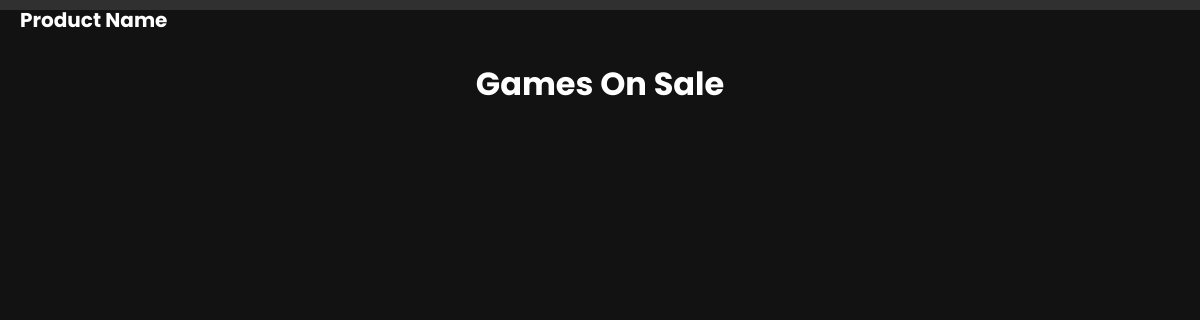
Page /store.php on the earlier database version.
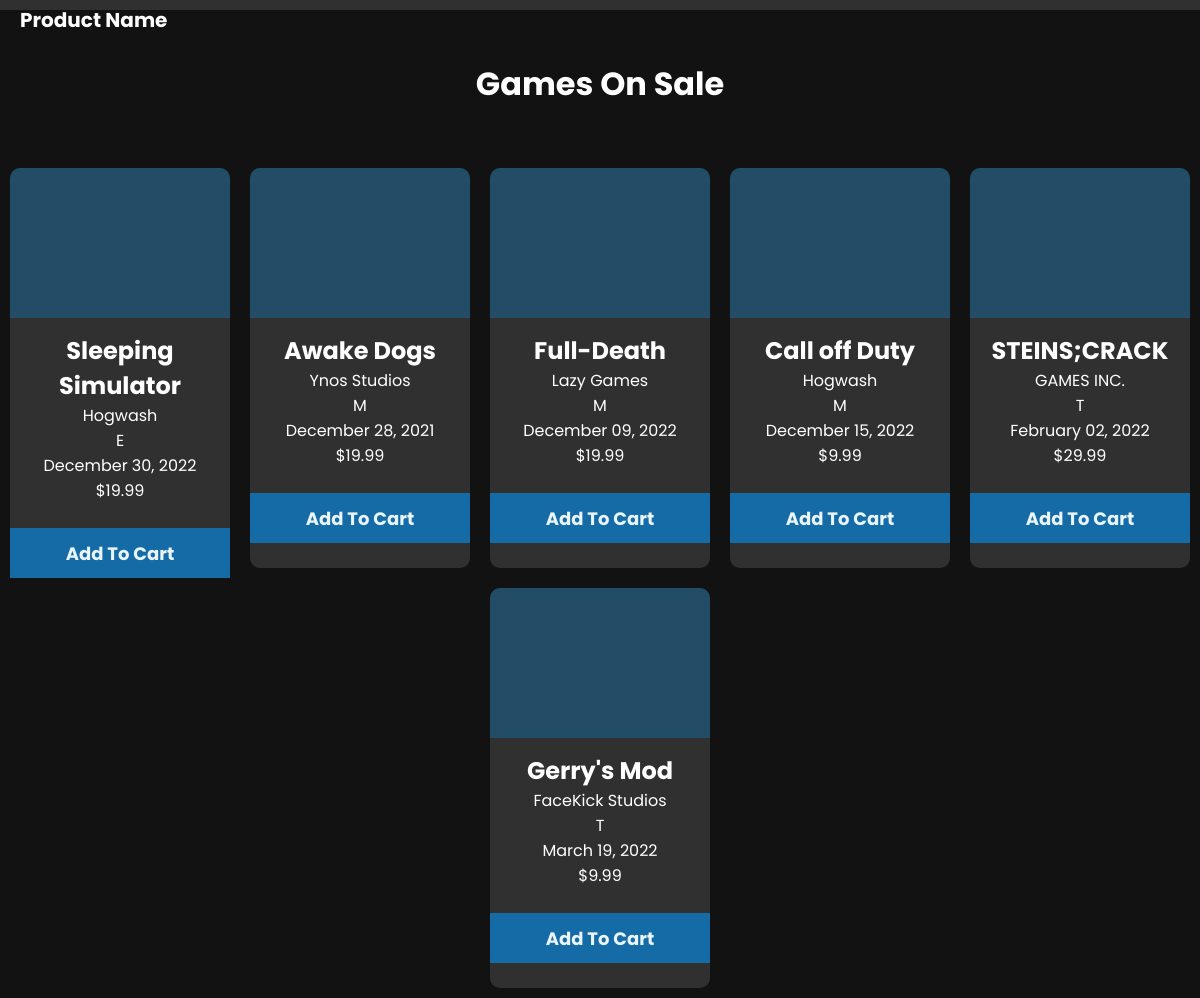
Same page on the later database version.
### tables this page shows
CREATE TABLE `game` (
  `GameID` int NOT NULL AUTO_INCREMENT,
  `Title` varchar(64) NOT NULL,
  `AgeRating` char(1) NOT NULL,
  `ReleaseDate` date NOT NULL,
  `Price` decimal(5,2) NOT NULL,
  `Dname` varchar(64) NOT NULL,
  `Greenlit` tinyint(1) DEFAULT '0',
  PRIMARY KEY (`GameID`),
  UNIQUE KEY `Title` (`Title`),
  KEY `GAMEDEV_FK` (`Dname`),
  CONSTRAINT `GAMEDEV_FK` FOREIGN KEY (`Dname`) REFERENCES `developer` (`Dname`),
  CONSTRAINT `RATING_CHECK` CHECK (((`AgeRating` like _utf8mb4'E') or (`AgeRating` like _utf8mb4'T') or (`AgeRating` like _utf8mb4'M')))
);

### classes/DBHandler.php (called while the page is built)
<?php
class DBHandler
{
    public function connect()
    {
        try {
            $username = "root";
            $password = "root";
            $dbh = new PDO('mysql:host=localhost;dbname=gameplatform', $username, $password);
            return $dbh;
        } catch (PDOException $e) {
            print "Error!: " . $e->getMessage() . "<br/>";
            die();
        }
    }
}

### store.php (the view, shortened to what this page needs)
<?php
include "classes/DBHandler.php";
$con = new DBHandler();
$stmt = $con->connect()->prepare("SELECT * FROM GAME WHERE Greenlit = 1;");
$stmt->execute(array());
$all_games = $stmt->fetchAll();
function displayDate($date)
{
    $year = substr($date, 0, 4);
    $month_num = substr($date, 5, 2);
    $day = substr($date, 8, 2);
    $month = "January";
    if ($month_num == "02") {
        $month = "February";
    } else if ($month_num == "03") {
        $month = "March";
    } else if ($month_num == "04") {
        $month = "April";
    } else if ($month_num == "03") {
        $month = "May";
    } else if ($month_num == "03") {
        $month = "June";
    } else if ($month_num == "03") {
        $month = "July";
    } else if ($month_num == "03") {
        $month = "August";
    } else if ($month_num == "03") {
        $month = "September";
    } else if ($month_num == "03") {
        $month = "November";
    } else {
        $month = "December";
    }
    return $month . " " . $day . ", " . $year;
}
?>
<!DOCTYPE html>
<html lang="en">
<head>
    <link rel="stylesheet" href="styles/main.css">
    <link rel="stylesheet" href="styles/nav.css">
    <link rel="stylesheet" href="styles/list_preview.css">
</head>
<body>
    <div class="navbar">
        <nav>
        </nav>
        <h1>Product Name</h1>
    </div>
    <h1 id="heading">Games On Sale</h1>
    <section class="container">
        <?php
        for ($i = 0; $i < count($all_games); $i++) {
            $title = $all_games[$i]["Title"];
            $age_rating = $all_games[$i]["AgeRating"];
            $release_date = $all_games[$i]["ReleaseDate"];
            $price = $all_games[$i]["Price"];
            $dev_name = $all_games[$i]["Dname"];
        ?>
            <div class="st_game">
                <div class="game_image"></div>
                <?php
                echo "<h2>";
                echo $title;
                echo "</h2>";
                echo "<p>";
                echo $dev_name;
                echo "</p>";
                echo "<p>";
                echo $age_rating;
                echo "</p>";
                echo "<p>";
                echo displayDate($release_date);
                echo "</p>";
                echo "<p>";
                echo  "$" . $price;
                echo "</p>";
                ?>
                <br />
                <form action="includes/store.inc.php" method="post">
                    <input type="submit" name="add-to-cart<?php echo $_SESSION["gameID"]; ?>" value="Add To Cart">
                </form>
            </div>
        <?php
        }
        ?>
    </section>
</body>
</html>

Differences in the rows shown:
now on this page (row edited): game: Title "Sleeping Simulator", Dname "Hogwash", AgeRating "E", ReleaseDate "December 30, 2022", Price "19.99"
now on this page (row edited): game: Title "Awake Dogs", Dname "Ynos Studios", AgeRating "M", ReleaseDate "December 28, 2021", Price "19.99"
now on this page (row edited): game: Title "Full-Death", Dname "Lazy Games", AgeRating "M", ReleaseDate "December 09, 2022", Price "19.99"
now on this page (row edited): game: Title "Call off Duty", Dname "Hogwash", AgeRating "M", ReleaseDate "December 15, 2022", Price "9.99"
now on this page (row edited): game: Title "STEINS;CRACK", Dname "GAMES INC.", AgeRating "T", ReleaseDate "February 02, 2022", Price "29.99"
now on this page (row edited): game: Title "Gerry's Mod", Dname "FaceKick Studios", AgeRating "T", ReleaseDate "March 19, 2022", Price "9.99"
